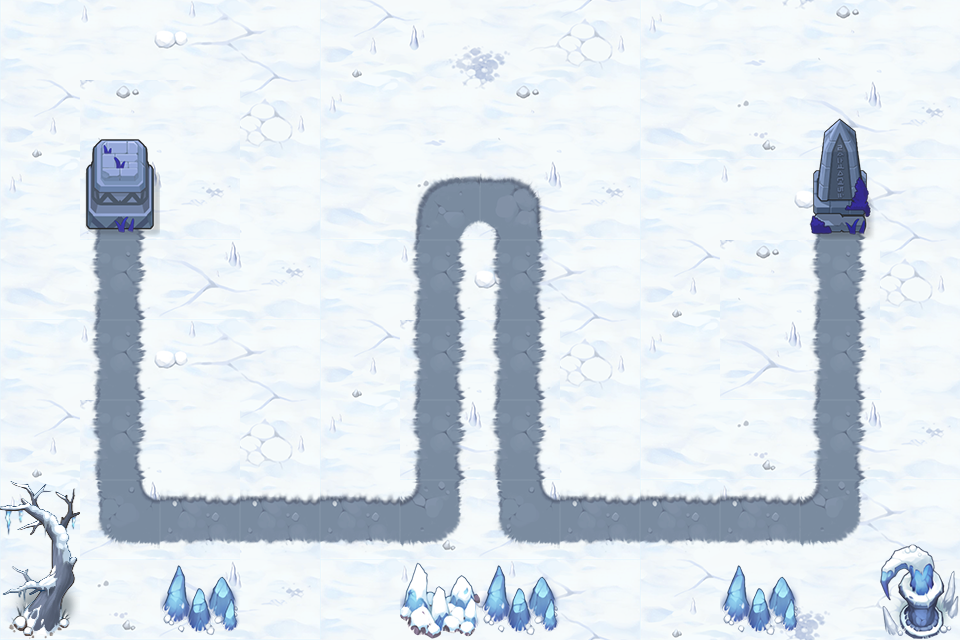

This is a level from a 2D game, rendered from its Tiled map with the project's own tilesets. A one-line summary and the map file follow, with tile-layer data summarised:
An orthogonal 12x8 tile map with 80x80 px tiles, 3 tile layers (background, road, object) and 13 objects (P0, P1, P2, P3, P4, ...).

<map version="1.0" tiledversion="1.0.3" orientation="orthogonal" renderorder="right-down" width="12" height="8" tilewidth="80" tileheight="80" nextobjectid="14">
 <tileset firstgid="1" source="xuedi.tsx" />
 <layer name="background" width="12" height="8">
  <data>[96 cells, 96 non-empty, 16 distinct tile ids]</data>
 </layer>
 <layer name="road" width="12" height="8">
  <data>[96 cells, 26 non-empty, 7 distinct tile ids]</data>
 </layer>
 <layer name="object" width="12" height="8">
  <data>[96 cells, 12 non-empty, 10 distinct tile ids]</data>
 </layer>
 <objectgroup name="path" visible="0">
  <object id="1" name="P0" x="120" y="240" />
  <object id="2" name="P1" x="120" y="520" />
  <object id="3" name="P2" x="440" y="520" />
  <object id="4" name="P3" x="440" y="200" />
  <object id="5" name="P4" x="520" y="200" />
  <object id="6" name="P5" x="520" y="520" />
  <object id="7" name="P6" x="840" y="520" />
  <object id="8" name="P7" x="840" y="240" />
  <object id="9" name="O0" x="0" y="80" width="80" height="400" />
  <object id="10" name="O1" x="160" y="80" width="240" height="400" />
  <object id="11" name="O2" x="400" y="80" width="160" height="80" />
  <object id="12" name="O3" x="560" y="80" width="240" height="400" />
  <object id="13" name="O4" x="880" y="80" width="80" height="400" />
 </objectgroup>
</map>